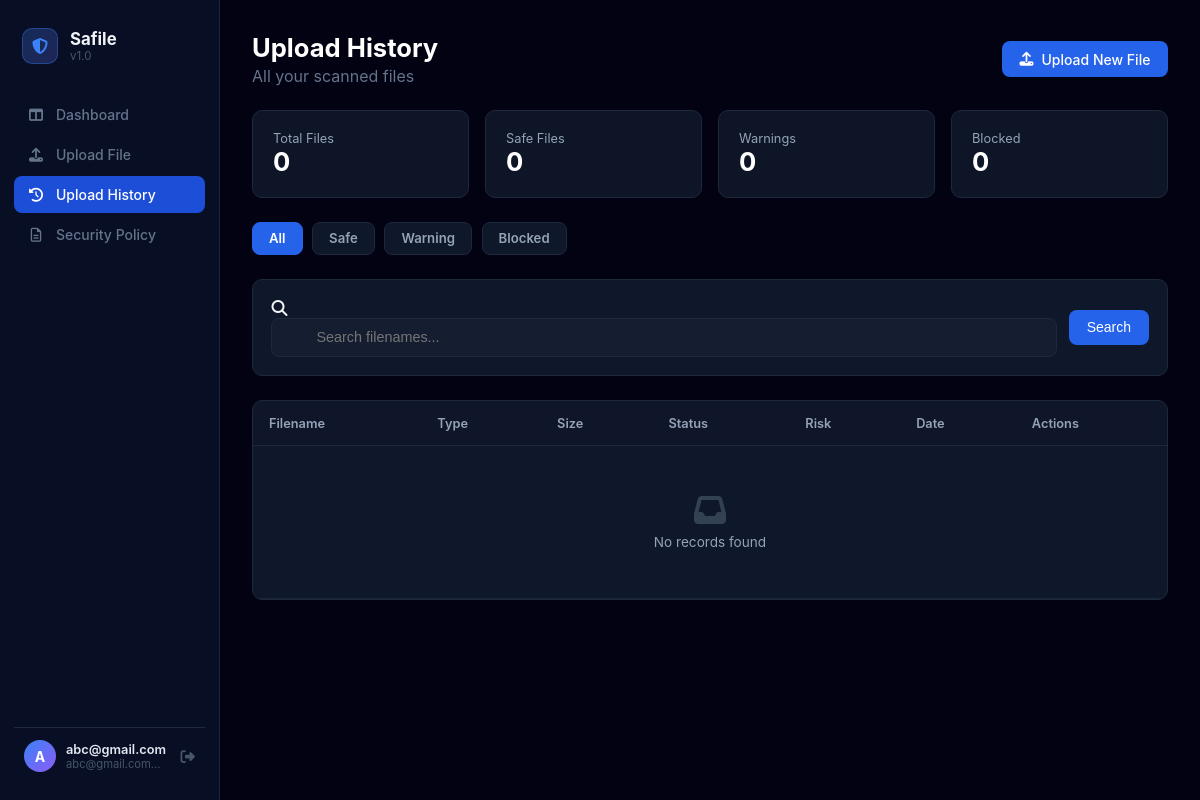
Page /history (signed in) on the earlier database version.
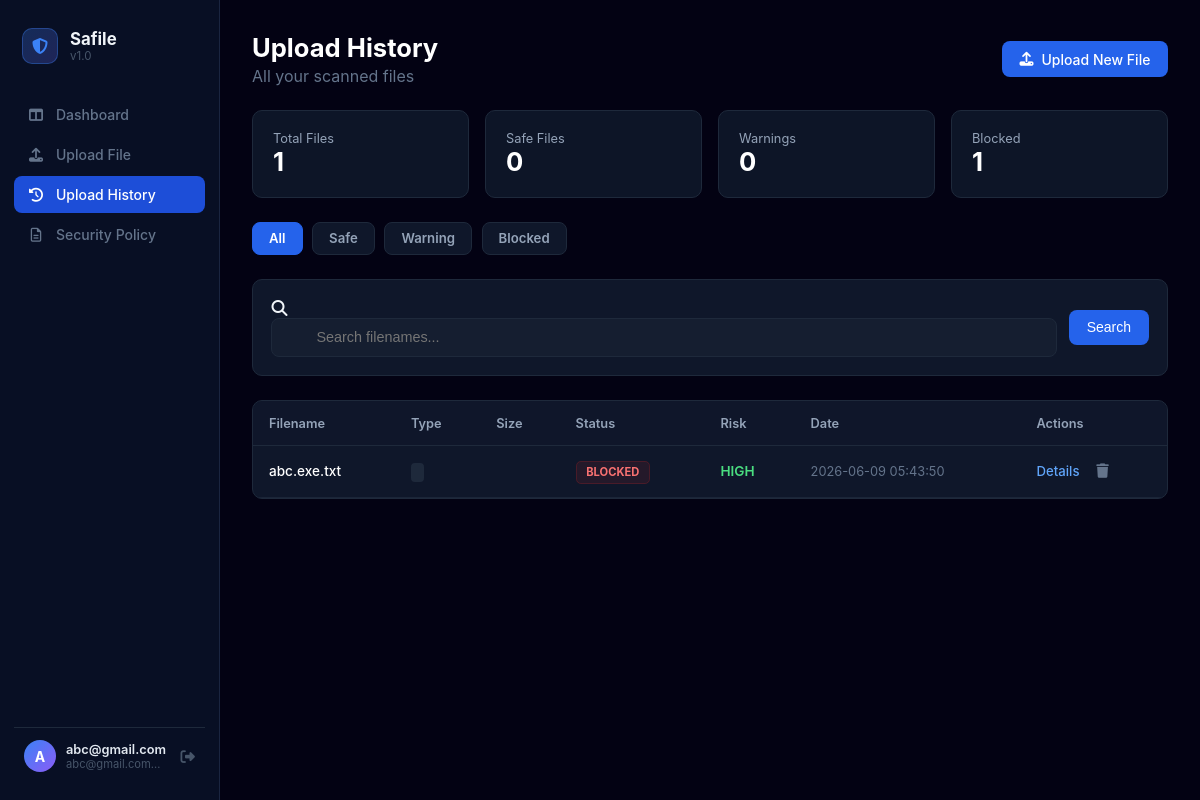
Same page on the later database version.
### tables this page shows
CREATE TABLE history (
            id INTEGER PRIMARY KEY AUTOINCREMENT,
            user_id INTEGER NOT NULL,
            filename TEXT NOT NULL,
            status TEXT NOT NULL,
            risk TEXT NOT NULL,
            reason TEXT NOT NULL,
            timestamp DATETIME DEFAULT CURRENT_TIMESTAMP,
            FOREIGN KEY(user_id) REFERENCES users(id)
        );

### app.py (the view)
@app.route('/history')
def history():
    if 'username' not in session:
        return redirect(url_for('login'))
    user_id = session.get('user_id')
    status_filter = request.args.get('status', 'ALL')
    search = request.args.get('search', '')
    page = int(request.args.get('page', 1))
    per_page = 10 # 페이지당 보여줄 개수
    conn = sqlite3.connect('safile.db')
    cursor = conn.cursor()
    base_query = "SELECT * FROM history WHERE user_id = ?"
    params = [user_id]
    if status_filter != 'ALL':
        base_query += " AND status = ?"
        params.append(status_filter)
    if search:
        base_query += " AND filename LIKE ?"
        params.append(f"%{search}%")
    cursor.execute(base_query.replace("*", "COUNT(*)"), params)
    total_count = cursor.fetchone()[0]
    total_pages = (total_count + per_page - 1) // per_page
    cursor.execute("SELECT status, COUNT(*) FROM history WHERE user_id = ? GROUP BY status", (user_id,))
    stats_data = dict(cursor.fetchall())
    stats = {
        'total': total_count,
        'safe': stats_data.get('SAFE', 0),
        'warning': stats_data.get('WARNING', 0),
        'blocked': stats_data.get('BLOCKED', 0)
    }
    offset = (page - 1) * per_page
    query = base_query + " ORDER BY timestamp DESC LIMIT ? OFFSET ?"
    cursor.execute(query, params + [per_page, offset])
    uploads = cursor.fetchall()
    conn.close()
    upload_list = [{"id": u[0], "filename": u[2], "result": u[3], "risk": u[4], "created_at": u[6]} for u in uploads]
    return render_template('history.html',
                           uploads=upload_list,
                           stats=stats,
                           status_filter=status_filter,
                           search=search,
                           page=page,
                           total_pages=total_pages)

### app.py (called while the page is built)
@app.context_processor
def inject_user_stats():
    if 'user_id' in session:
        user_id = session.get('user_id')
        conn = sqlite3.connect('safile.db')
        cursor = conn.cursor()
        cursor.execute("SELECT COUNT(*) FROM history WHERE status = 'BLOCKED' AND user_id = ?", (user_id,))
        count = cursor.fetchone()[0]
        conn.close()
        return dict(blocked_count=count)
    return dict(blocked_count=0)

@app.context_processor
def inject_all_stats():
    if 'user_id' in session:
        user_id = session.get('user_id')
        conn = sqlite3.connect('safile.db')
        cursor = conn.cursor()
        cursor.execute("SELECT status, COUNT(*) FROM history WHERE user_id = ? GROUP BY status", (user_id,))
        rows = cursor.fetchall()
        stats = {status: count for status, count in rows}
        conn.close()
        return dict(
            blocked_count=stats.get('BLOCKED', 0),
            warning_count=stats.get('WARNING', 0),
            safe_count=stats.get('SAFE', 0)
        )
    return dict(blocked_count=0, warning_count=0, safe_count=0)

@app.before_request
def load_logged_in_user():
    user_id = session.get('user_id')
    if user_id:
        class CurrentUser:
            def __init__(self, id, username):
                self.id = id
                self.username = username
                self.is_authenticated = True
        g.current_user = CurrentUser(user_id, session.get('username'))
    else:
        g.current_user = None

### templates/history.html (shortened to what this page needs)
{% extends 'base.html' %}
{% block content %}
<div class="history-top-flex">
    <div>
        <h1>Upload History</h1>
        <p style="color:#64748b;margin:0;">All your scanned files</p>
    </div>
    <a href="{{ url_for('upload') }}" class="btn-primary-flex">
        <i class="fa-solid fa-upload"></i> Upload New File
    </a>
</div>
<div class="policy-stats-grid">
    <div class="stat-card">
        <div class="stat-label">Total Files</div>
        <div class="stat-value text-blue">{{ stats.total }}</div>
    </div>
    <div class="stat-card">
        <div class="stat-label">Safe Files</div>
        <div class="stat-value text-green">{{ stats.safe }}</div>
    </div>
    <div class="stat-card">
        <div class="stat-label">Warnings</div>
        <div class="stat-value text-yellow">{{ stats.warning }}</div>
    </div>
    <div class="stat-card">
        <div class="stat-label">Blocked</div>
        <div class="stat-value text-red">{{ stats.blocked }}</div>
    </div>
</div>
<div class="quick-filter-tabs">
    <a href="?status=ALL" class="tab-btn {% if status_filter == 'ALL' %}active{% endif %}">All</a>
    <a href="?status=SAFE" class="tab-btn {% if status_filter == 'SAFE' %}active{% endif %}" data-status="SAFE">Safe</a>
    <a href="?status=WARNING" class="tab-btn {% if status_filter == 'WARNING' %}active{% endif %}" data-status="WARNING">Warning</a>
    <a href="?status=BLOCKED" class="tab-btn {% if status_filter == 'BLOCKED' %}active{% endif %}" data-status="BLOCKED">Blocked</a>
</div>
<div class="search-filter-bg-box">
    <form method="GET" class="search-flex-row">
        <div class="search-input-wrapper">
            <i class="fa-solid fa-magnifying-glass search-inner-icon"></i>
            <input type="text" name="search" value="{{ search }}" placeholder="Search filenames..." style="width:100%;box-sizing:border-box;background:rgba(30,41,59,.4);border:1px solid #1e293b;border-radius:.5rem;padding:.65rem 1rem .65rem 2.75rem;color:#fff;outline:none;font-size:.9rem;">
        </div>
        <button type="submit" class="btn-primary-flex">Search</button>
    </form>
</div>
<div class="history-table-container">
    <table class="history-main-table">
        <thead>
            <tr>
                <th>Filename</th>
                <th>Type</th>
                <th>Size</th>
                <th>Status</th>
                <th>Risk</th>
                <th>Date</th>
                <th>Actions</th>
            </tr>
        </thead>
        <tbody>
            {% for u in uploads %}
            <tr>
                <td><div class="table-filename-text">{{ u.filename }}</div></td>
                <td><span class="table-type-badge">{{ u.file_type }}</span></td>
                <td style="color:#94a3b8;">{{ u.filesize }}</td>
                <td>
                    {% if u.result == 'SAFE' %}
                        <span class="status-badge-base status-badge-safe">SAFE</span>
                    {% elif u.result == 'WARNING' %}
                        <span class="status-badge-base status-badge-warning">WARNING</span>
                    {% else %}
                        <span class="status-badge-base status-badge-blocked">BLOCKED</span>
                    {% endif %}
                </td>
                <td>
                    {% if u.risk == 'CRITICAL' %}<span class="text-red status-bold">{{ u.risk }}</span>
                    {% elif u.risk == 'MEDIUM' %}<span class="text-yellow status-bold">{{ u.risk }}</span>
                    {% else %}<span class="text-green status-bold">{{ u.risk }}</span>{% endif %}
                </td>
                <td style="color:#64748b;font-size:0.8rem;">{{ u.created_at }}</td>
                <td>
                    <div class="table-action-flex">
                        <a href="{{ url_for('result', upload_id=u.id) }}" class="view-details-link">Details</a>
                        <form method="POST" action="{{ url_for('delete_upload', upload_id=u.id) }}" style="display:inline;" onsubmit="return confirm('Delete this record?')">
                            <button type="submit" class="table-delete-trash-btn"><i class="fa-solid fa-trash"></i></button>
                        </form>
                    </div>
                </td>
            </tr>
            {% else %}
            <tr><td colspan="7" class="table-empty-row">
                <i class="fa-solid fa-inbox" style="font-size:2rem;color:#334155;display:block;margin-bottom:.5rem;"></i>
                No records found
            </td></tr>
            {% endfor %}
        </tbody>
    </table>
</div>
{% endblock %}

### templates/base.html (shortened to what this page needs)
<!DOCTYPE html>
<html lang="ko">
<head>
    <link rel="stylesheet" href="https://cdnjs.cloudflare.com/ajax/libs/font-awesome/6.4.0/css/all.min.css">
    <link rel="stylesheet" href="{{ url_for('static', filename='style.css') }}">
</head>
<body class="{% block body_class %}dashboard-body{% endblock %}">
{% block body %}
<div class="app-wrapper">
    <aside class="app-sidebar">
        <div class="sidebar-logo-area">
            <div class="sidebar-logo-icon-wrap">
                <i class="fa-solid fa-shield-halved"></i>
            </div>
            <div>
                <div class="sidebar-brand-name">Safile</div>
                <div class="sidebar-brand-version">v1.0</div>
            </div>
        </div>
        <ul class="sidebar-nav-list">
            <li>
                <a href="{{ url_for('dashboard') }}" class="sidebar-nav-link {% if request.endpoint == 'dashboard' %}active{% endif %}">
                    <i class="fa-solid fa-table-columns"></i>
                    <span>Dashboard</span>
                </a>
            </li>
            <li>
                <a href="{{ url_for('upload') }}" class="sidebar-nav-link {% if request.endpoint == 'upload' %}active{% endif %}">
                    <i class="fa-solid fa-upload"></i>
                    <span>Upload File</span>
                </a>
            </li>
            <li>
                <a href="{{ url_for('history') }}" class="sidebar-nav-link {% if request.endpoint == 'history' %}active{% endif %}">
                    <i class="fa-solid fa-clock-rotate-left"></i>
                    <span>Upload History</span>
                </a>
            </li>
            <li>
                <a href="{{ url_for('policy') }}" class="sidebar-nav-link {% if request.endpoint == 'policy' %}active{% endif %}">
                    <i class="fa-regular fa-file-lines"></i>
                    <span>Security Policy</span>
                </a>
            </li>
        </ul>
        <div class="sidebar-user-footer">
            <div class="sidebar-user-avatar">{{ (g.current_user.username or 'D')[0].upper() if g.current_user else 'D' }}</div>
            <div class="sidebar-user-info">
                <div class="sidebar-user-name">{{ g.current_user.username or 'Demo User' }}</div>
                <div class="sidebar-user-email">{{ (g.current_user.username.lower() + '@safile.local') if g.current_user else 'demo@safile.io' }}</div>
            </div>
            <a href="{{ url_for('logout') }}" class="sidebar-logout-btn" title="Logout">
                <i class="fa-solid fa-right-from-bracket"></i>
            </a>
        </div>
    </aside>
    <main class="main-content-area">
        {% block content %}{% endblock %}
    </main>
</div>
{% endblock %}
</body>
</html>

Differences in the rows shown:
added history: filename "abc.exe.txt", status "BLOCKED", risk "HIGH", created_at "2026-06-09 05:43:50"
Other differences:
{{ stats.total }}: "0" → "1"
{{ stats.blocked }}: "0" → "1"
text no longer shown: "No records found"
